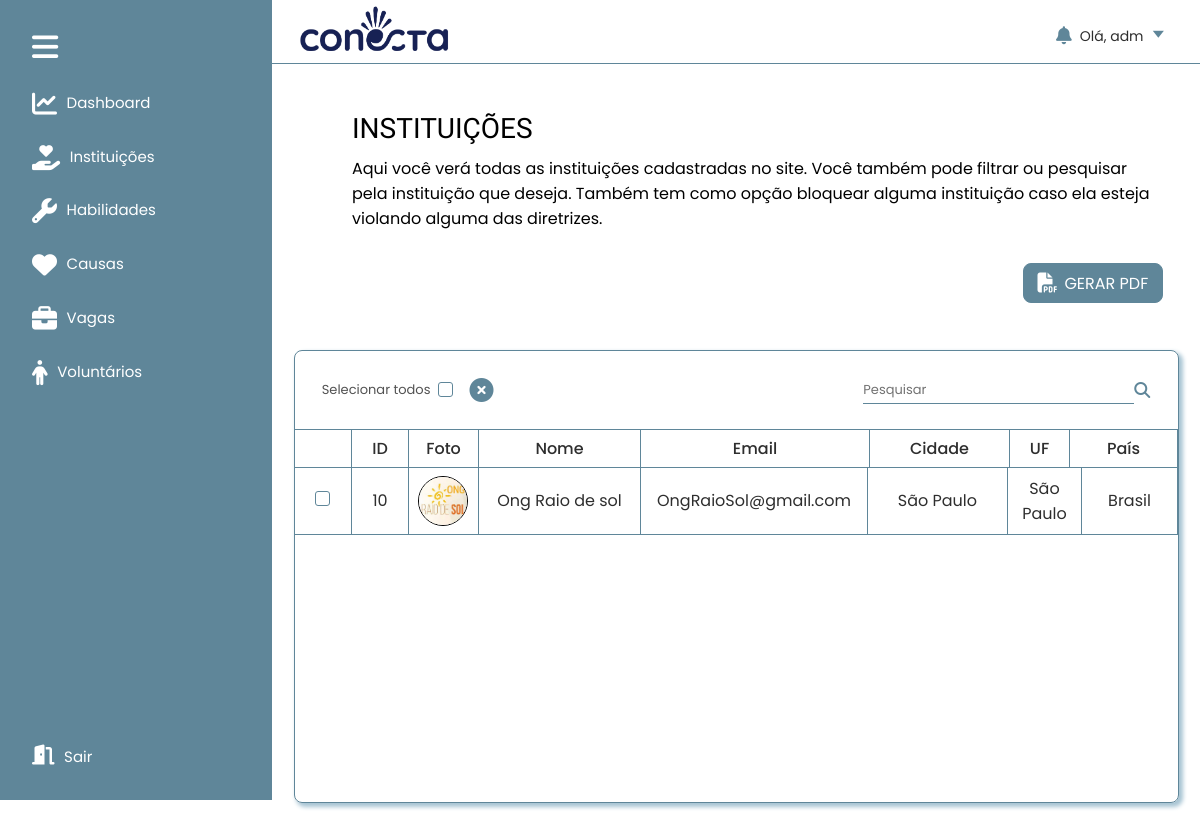
The page /area-adm/instituicoes-cadastradas.php on the database its author committed.
### tables this page shows
CREATE TABLE `tbinstituicao` (
  `codInstituicao` int(11) NOT NULL,
  `nomeInstituicao` varchar(100) NOT NULL,
  `logInstituicao` varchar(50) NOT NULL,
  `numLogInstituicao` varchar(10) NOT NULL,
  `cepInstituicao` char(9) NOT NULL,
  `compInstituicao` varchar(50) NOT NULL,
  `bairroInstituicao` varchar(40) NOT NULL,
  `cidadeInstituicao` varchar(30) NOT NULL,
  `estadoInstituicao` varchar(100) NOT NULL,
  `paisInstituicao` varchar(100) NOT NULL,
  `emailInstituicao` varchar(30) NOT NULL,
  `cnpjInstituicao` char(18) NOT NULL,
  `senhaInstituicao` varchar(10) NOT NULL,
  `descInstituicao` varchar(400) NOT NULL,
  `fotoInstituicao` varchar(50) NOT NULL
);

### dao/InstituicaoDao.php (called while the page is built, shortened)
<?php
    class InstituicaoDao
    {
        public static function listar()
        {
            $conexao = Conexao::conectar();
            if (isset($_POST['pesquisar'])) {
                $pesquisar = $_POST['pesquisar'];
                $querySelect = "SELECT codInstituicao, nomeInstituicao, descInstituicao, emailInstituicao, cidadeInstituicao, estadoInstituicao, paisInstituicao, fotoInstituicao FROM tbinstituicao WHERE nomeInstituicao LIKE '%$pesquisar%'";
            } else {
                $querySelect = "SELECT codInstituicao, nomeInstituicao, descInstituicao, emailInstituicao, cidadeInstituicao, estadoInstituicao, paisInstituicao, fotoInstituicao FROM tbinstituicao";
            }
            $resultado = $conexao->query($querySelect);
            $lista = $resultado->fetchAll();
            return $lista;
        }
    }
?>

### area-adm/instituicoes-cadastradas.php (the view, shortened to what this page needs)
<!DOCTYPE html>
<html lang="pt-br">
<head>
    <link rel="stylesheet" href="https://cdnjs.cloudflare.com/ajax/libs/font-awesome/6.2.0/css/all.min.css" />
    <link rel="stylesheet" href="css/estilo-instituicoes-cadastradas.css">
    <link rel="stylesheet" href="css/arquivo-modelo.css">
</head>
<body>
    <nav class="nav-lateral">
        <div class="nav-lateral-sessao-um">
            <i class="fa-solid fa-bars" id="nav-lateral-icon-lista"></i>
            <div class="nav-lateral-box-icon">
                <a href="dashboard.php"> <i class="fa-solid fa-chart-line"></i> <span class="nav-lateral-topico"> Dashboard
                    </span></a>
            </div>
            <div class="nav-lateral-box-icon">
                <a href="instituicoes-cadastradas.php"> <i class="fa-solid fa-hand-holding-heart"></i> <span class="nav-lateral-topico"> Instituições
                    </span></a>
            </div>
            <div class="nav-lateral-box-icon">
                <a href="habilidades-cadastradas.php"> <i class="fa-solid fa-wrench"></i> <span class="nav-lateral-topico">
                        Habilidades </span></a>
            </div>
            <div class="nav-lateral-box-icon">
                <a href="causas-cadastradas.php"> <i class="fa-sharp fa-solid fa-heart"></i> <span class="nav-lateral-topico"> Causas
                    </span></a>
            </div>
            <div class="nav-lateral-box-icon">
                <a href="vagas-cadastradas.php"> <i class="fa-solid fa-briefcase"></i> <span class="nav-lateral-topico"> Vagas
                    </span></a>
            </div>
            <div class="nav-lateral-box-icon">
                <a href="voluntarios-cadastrados.php"> <i class="fa-solid fa-person"></i> <span class="nav-lateral-topico"> Voluntários
                    </span></a>
            </div>
        </div>
        <div class="nav-lateral-sessao-dois">
            <div class="nav-lateral-box-icon">
                <a href="logout.php"> <i class="fa-solid fa-door-open" id="nav-lateral-icon-sair"></i> <span class="nav-lateral-topico"> Sair </span></a>
            </div>
        </div>
    </nav>
    <div class="container-titulo-configuracoes">
        <div class="box-img-logo-conecta">
            <img src="../img/logo-conecta-variante.png" alt="">
        </div>
        <ul class="topicos-sessao-login">
            <li class="topicos-sessao-login-linha">
                <div class="box-topicos-sessao-login-linha">
                    <i id="nav-sininho-sub-topicos" class="fa-solid fa-bell"></i>
                    <p class="cabecalho-menu-item" id="cabecalho-menu-item-usuario">
                        Olá, adm <span id="nav-seta-sub-topicos"> 🢓 </span>
                    </p>
                </div>
            </li>
        </ul>
    </div>
    <main class="main-conteudo">
        <div class="main-conteudo-container-titulo">
            <h1>INSTITUIÇÕES</h1>
            <p>Aqui você verá todas as instituições cadastradas no site. Você também pode filtrar ou pesquisar
                pela instituição que deseja. Também tem como opção bloquear alguma instituição caso ela esteja
                violando alguma das diretrizes.
            </p>
        </div>
        <div class="gerarPdf">
            <a href="geracaoPdf/gerar_pdf_Instituicoes.php"><button> <i class="fa-solid fa-file-pdf"></i>Gerar pdf </button></a>
        </div>
        <div class="table">
            <div class="table-responsive">
                <div class="funcoes">
                    <div class="funcoes-sessao-1">
                        <span>Selecionar todos</span>
                        <input type="checkbox" name="selecionar-todos" id="selecionar-todos">
                        <i class="fa-solid fa-circle-xmark" id="icone-x"></i>
                    </div>
                    <div class="funcoes-sessao-2">
                        <input type="text" name="" id="pesquisar" placeholder="Pesquisar">
                        <i class="fa-solid fa-magnifying-glass" id="icon-lupa"></i>
                    </div>
                </div>
                <table>
                    <thead>
                        <tr>
                            <th> </th>
                            <th> ID </th>
                            <th> Foto </th>
                            <th> Nome </th>
                            <th> Email </th>
                            <th> Cidade </th>
                            <th> UF</th>
                            <th> País </th>
                        </tr>
                    </thead>
                    <tbody>
                        <?php
                        try {
                            $listaInstituicao = InstituicaoDao::listar();
                        } catch (Exception $e) {
                            echo $e->getMessage();
                        }
                        ?>
                        <tr>
                            <?php foreach ($listaInstituicao as $instituicao) { ?>
                                <td> <input type="checkbox" name="checkbox" id="checkbox"> </td>
                                <td> <?php echo $instituicao['codInstituicao']; ?> </td>
                                <td>
                                    <div class="box-img-lista">
                                        <img src="../area-instituicao/<?php echo $instituicao['fotoInstituicao']; ?>">
                                    </div>
                                </td>
                                <td><?php echo $instituicao['nomeInstituicao']; ?></td>
                                <td> <?php echo $instituicao['emailInstituicao']; ?> </td>
                                <td> <?php echo $instituicao['cidadeInstituicao']; ?> </td>
                                <td> <?php echo $instituicao['estadoInstituicao']; ?> </td>
                                <td> <?php echo $instituicao['paisInstituicao']; ?> </td>
                        </tr>
                    <?php
                            }
                    ?>
                    </tbody>
                </table>
            </div>
        </div>
    </main>
</body>
</html>

### area-adm/css/estilo-instituicoes-cadastradas.css (style rules this page uses)
.table { display: flex; align-items: center; justify-content: center; }
.table-responsive { max-width: 885px; max-height: 600px; border-radius: 0.5rem; border: 1px solid #5f8699; box-shadow: 3px 3px 4px 1px #a7c4d3; }
.funcoes { display: flex; justify-content: space-between; align-items: center; gap: 10px; width: 100%; height: 78px; }
.funcoes-sessao-1 { display: flex; margin-left: 1.7rem; align-items: center; gap: 0.5rem; }
.funcoes span { color: #525252; font-family: poppins, sans-serif; font-weight: 400; font-size: 13px; }
input[type="checkbox"] { -webkit-appearance: none; -moz-appearance: none; appearance: none; width: 15px; height: 15px; border-radius: 3px; border: 1px solid #5f8699; outline: none; cursor: pointer; }
#icone-x { margin-left: 0.5rem; }
.funcoes-sessao-2 { display: flex; margin-right: 1.7rem; align-items: center; }
.funcoes i { color: #5f8699; font-size: 24px; cursor: pointer; transition: all 0.5s ease; }
#icon-lupa { font-size: 16px; }
.funcoes #pesquisar { border: none; border-bottom: 1px solid #5f8699; outline: none; padding: 0.2rem 0rem 0.2rem 0rem; transition: all 0.2s ease; font-family: poppins, sans-serif; font-weight: 400; font-size: 14px; color: #2e2e2e; }
#pesquisar::placeholder { font-family: poppins, sans-serif; font-weight: 400; font-size: 13px; color: #727272; }
.table-responsive table { border-collapse: collapse; border-spacing: 0; }
thead tr { display: block; width: 100%; }
.table-responsive th { font-weight: 500 !important; }
th:nth-child(1), td:nth-child(1) { min-width: 57px; border-left: none !important; }
th:nth-child(2), td:nth-child(2) { min-width: 57px; }
th:nth-child(3) { min-width: 70px; }
td:nth-child(3) { padding-left: 9px; min-width: 70px; }
th:nth-child(4), td:nth-child(4) { min-width: 162px; padding: 0rem 1rem 0rem 1rem; }
th:nth-child(5), td:nth-child(5) { min-width: 200px; padding: 0rem 1rem 0rem 1rem; }
th:nth-child(5) { min-width: 229px; }
th:nth-child(6), td:nth-child(6) { min-width: 140px; padding: 0rem 1rem 0rem 1rem; }
th:nth-child(7), td:nth-child(7) { min-width: 60px; }
th:nth-child(8) { min-width: 108px; }
td:nth-child(8) { min-width: 96px; }
th { height: 38px; }
td:nth-child(1), td:nth-child(2), td:nth-child(3), td:nth-child(4), td:nth-child(5), td:nth-child(6), td:nth-child(7), td:nth-child(8) { border-top: none !important; }
tbody { display: block; width: 100%; height: 334px; overflow-y: scroll; }
.table-responsive th, .table-responsive td { border: 1px solid #5f8699; text-align: center; color: #2e2e2e; font-family: poppins, sans-serif; font-weight: 400; }
.box-img-lista { width: 50px; height: 50px; margin: 0.5rem 0rem 0.5rem 0rem; border-radius: 50%; border: 1px solid #000; }
.box-img-lista img { width: 100%; height: 100%; object-fit: cover; border-radius: 50%; }
@media (max-width: 1200px) { .table-responsive { min-width: 90%; overflow-x: scroll; } }

### rows shown on the page
tbinstituicao: codInstituicao "10", fotoInstituicao (picture), nomeInstituicao "Ong Raio de sol", emailInstituicao "OngRaioSol@gmail.com", cidadeInstituicao "São Paulo", estadoInstituicao "São Paulo", paisInstituicao "Brasil"
